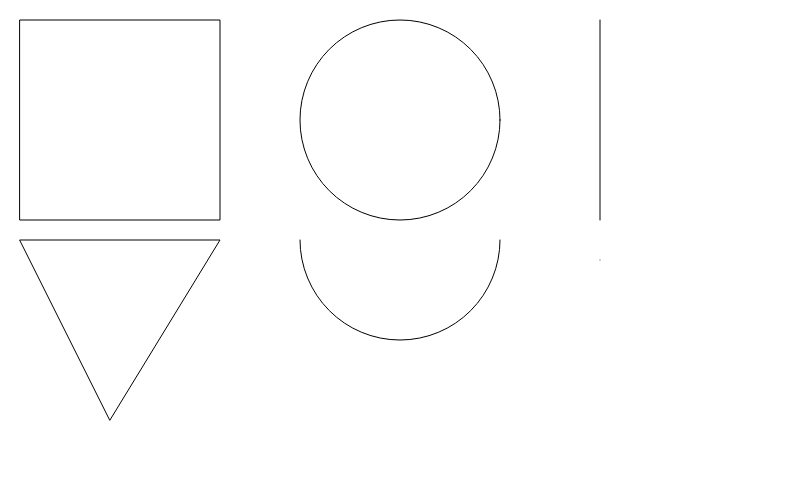
Frame 1 (no input)
Frame 60 (no input): identical to frame 1, image omitted
Frame 120 (the mouse pressed at the canvas centre since frame 60): identical to frame 1, image omitted

The p5.js sketch that drew this single still picture (run headless with seeded random() and noise() and a simulated clock; from frame 60 on, the mouse is pressed at the canvas centre):

// p5.js sketch
// ── sketch.js
function setup() {
  createCanvas(800,500);
}

function draw() {
  background(255);
  rect(20,20,200,200);
  ellipse(400,120,200,200);
  line(600,20,600,220);
  triangle(20,240,220,240,110,420);
  arc(400,240,200,200,0,PI);
  point(600,260);
}
